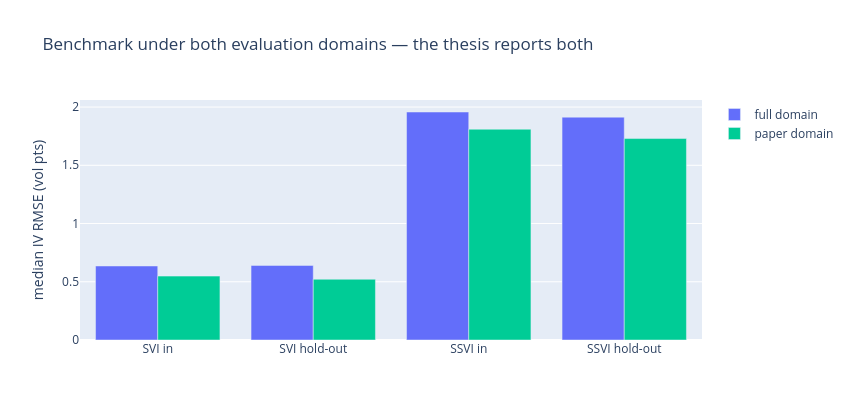

Here is the notebook cell this chart was saved with:
### Markdown cell above
### 9c. Full-vs-paper domain comparison, and in-sample vs hold-out

### Code cell
if bench is not None:
    cats = ["SVI in", "SVI hold-out", "SSVI in", "SSVI hold-out"]
    fig = go.Figure()
    for s, color in zip(summaries, ["#636efa", "#00cc96"]):
        fig.add_trace(go.Bar(name=f"{s['tag']} domain", x=cats,
                             y=[s["svi_in"], s["svi_out"], s["ssvi_in"], s["ssvi_out"]],
                             marker_color=color))
    fig.update_layout(barmode="group", width=850, height=420,
                      yaxis_title="median IV RMSE (vol pts)",
                      title="Benchmark under both evaluation domains — the thesis reports both")
    fig.show()

### Figure 1 — Plotly figure (JSON) as saved in the notebook; plotly's stock layout.template omitted (floating-point values rounded to 4 significant figures)
{"data": [{"marker": {"color": "#636efa"}, "name": "full domain", "type": "bar", "x": ["SVI in", "SVI hold-out", "SSVI in", "SSVI hold-out"], "y": [0.6354, 0.6404, 1.957, 1.913]}, {"marker": {"color": "#00cc96"}, "name": "paper domain", "type": "bar", "x": ["SVI in", "SVI hold-out", "SSVI in", "SSVI hold-out"], "y": [0.5484, 0.5216, 1.81, 1.73]}], "layout": {"barmode": "group", "height": 420, "title": {"text": "Benchmark under both evaluation domains — the thesis reports both"}, "width": 850, "yaxis": {"title": {"text": "median IV RMSE (vol pts)"}}}}
